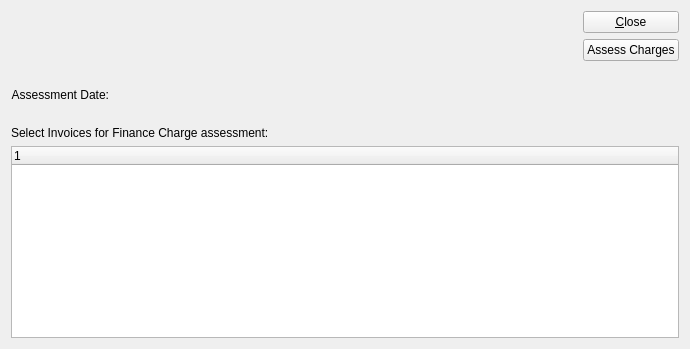
<?xml version="1.0" encoding="UTF-8"?>
<ui version="4.0">
 <comment>This file is part of the xTuple ERP: PostBooks Edition, a free and
open source Enterprise Resource Planning software suite,
Copyright (c) 1999-2019 by OpenMFG LLC, d/b/a xTuple.
It is licensed to you under the Common Public Attribution License
version 1.0, the full text of which (including xTuple-specific Exhibits)
is available at www.xtuple.com/CPAL.  By using this software, you agree
to be bound by its terms.</comment>
 <class>assessFinanceCharges</class>
 <widget class="QWidget" name="assessFinanceCharges">
  <property name="geometry">
   <rect>
    <x>0</x>
    <y>0</y>
    <width>690</width>
    <height>349</height>
   </rect>
  </property>
  <property name="windowTitle">
   <string>Assess Finance Charges</string>
  </property>
  <layout class="QVBoxLayout" name="verticalLayout_2">
   <item>
    <layout class="QHBoxLayout" name="horizontalLayout_2">
     <item>
      <layout class="QVBoxLayout" name="verticalLayout">
       <item>
        <widget class="CustomerSelector" name="_customerSelector"/>
       </item>
       <item>
        <layout class="QHBoxLayout" name="horizontalLayout">
         <item>
          <widget class="QLabel" name="_assessmentDateLit">
           <property name="text">
            <string>Assessment Date:</string>
           </property>
           <property name="alignment">
            <set>Qt::AlignRight|Qt::AlignTrailing|Qt::AlignVCenter</set>
           </property>
          </widget>
         </item>
         <item>
          <widget class="DLineEdit" name="_assessmentDate"/>
         </item>
         <item>
          <spacer name="horizontalSpacer">
           <property name="orientation">
            <enum>Qt::Horizontal</enum>
           </property>
           <property name="sizeHint" stdset="0">
            <size>
             <width>40</width>
             <height>20</height>
            </size>
           </property>
          </spacer>
         </item>
        </layout>
       </item>
      </layout>
     </item>
     <item>
      <layout class="QVBoxLayout" name="_2">
       <item>
        <widget class="QPushButton" name="_close">
         <property name="text">
          <string>&amp;Close</string>
         </property>
        </widget>
       </item>
       <item>
        <widget class="QPushButton" name="_assessCharges">
         <property name="text">
          <string>Assess Charges</string>
         </property>
        </widget>
       </item>
       <item>
        <spacer>
         <property name="orientation">
          <enum>Qt::Vertical</enum>
         </property>
         <property name="sizeType">
          <enum>QSizePolicy::MinimumExpanding</enum>
         </property>
         <property name="sizeHint" stdset="0">
          <size>
           <width>20</width>
           <height>0</height>
          </size>
         </property>
        </spacer>
       </item>
      </layout>
     </item>
    </layout>
   </item>
   <item>
    <widget class="QLabel" name="_invoiceListLit">
     <property name="text">
      <string>Select Invoices for Finance Charge assessment:</string>
     </property>
    </widget>
   </item>
   <item>
    <widget class="XTreeWidget" name="_invoiceList">
     <property name="selectionMode">
      <enum>QAbstractItemView::ExtendedSelection</enum>
     </property>
    </widget>
   </item>
  </layout>
 </widget>
 <layoutdefault spacing="6" margin="11"/>
 <customwidgets>
  <customwidget>
   <class>CustomerSelector</class>
   <extends>QWidget</extends>
   <header>customerselector.h</header>
  </customwidget>
  <customwidget>
   <class>DLineEdit</class>
   <extends>QWidget</extends>
   <header>datecluster.h</header>
   <container>1</container>
  </customwidget>
  <customwidget>
   <class>XTreeWidget</class>
   <extends>QTreeWidget</extends>
   <header>xtreewidget.h</header>
   <container>1</container>
  </customwidget>
 </customwidgets>
 <resources/>
 <connections>
  <connection>
   <sender>_close</sender>
   <signal>clicked(bool)</signal>
   <receiver>assessFinanceCharges</receiver>
   <slot>close()</slot>
   <hints>
    <hint type="sourcelabel">
     <x>606</x>
     <y>28</y>
    </hint>
    <hint type="destinationlabel">
     <x>344</x>
     <y>174</y>
    </hint>
   </hints>
  </connection>
 </connections>
</ui>
